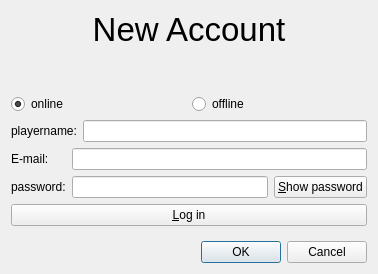
<?xml version="1.0" encoding="UTF-8"?>
<ui version="4.0">
 <class>ValidateDialog</class>
 <widget class="QDialog" name="ValidateDialog">
  <property name="geometry">
   <rect>
    <x>0</x>
    <y>0</y>
    <width>378</width>
    <height>274</height>
   </rect>
  </property>
  <property name="windowTitle">
   <string>Log in...</string>
  </property>
  <layout class="QVBoxLayout" name="verticalLayout">
   <item>
    <widget class="QLabel" name="login_label">
     <property name="font">
      <font>
       <pointsize>25</pointsize>
      </font>
     </property>
     <property name="layoutDirection">
      <enum>Qt::LeftToRight</enum>
     </property>
     <property name="text">
      <string>New Account</string>
     </property>
     <property name="alignment">
      <set>Qt::AlignCenter</set>
     </property>
    </widget>
   </item>
   <item>
    <spacer name="verticalSpacer">
     <property name="orientation">
      <enum>Qt::Vertical</enum>
     </property>
     <property name="sizeType">
      <enum>QSizePolicy::Fixed</enum>
     </property>
     <property name="sizeHint" stdset="0">
      <size>
       <width>20</width>
       <height>40</height>
      </size>
     </property>
    </spacer>
   </item>
   <item>
    <layout class="QHBoxLayout" name="horizontalLayout_2">
     <item>
      <widget class="QRadioButton" name="online_rb">
       <property name="text">
        <string>online</string>
       </property>
       <property name="checked">
        <bool>true</bool>
       </property>
      </widget>
     </item>
     <item>
      <widget class="QRadioButton" name="offline_rb">
       <property name="text">
        <string>offline</string>
       </property>
       <property name="checked">
        <bool>false</bool>
       </property>
      </widget>
     </item>
    </layout>
   </item>
   <item>
    <layout class="QHBoxLayout" name="horizontalLayout">
     <item>
      <widget class="QLabel" name="playername_label">
       <property name="text">
        <string>playername:</string>
       </property>
       <property name="buddy">
        <cstring>playername_le</cstring>
       </property>
      </widget>
     </item>
     <item>
      <widget class="QLineEdit" name="playername_le"/>
     </item>
    </layout>
   </item>
   <item>
    <layout class="QGridLayout" name="gridLayout">
     <item row="0" column="0">
      <widget class="QLabel" name="email_label">
       <property name="text">
        <string>E-mail:</string>
       </property>
       <property name="buddy">
        <cstring>email_le</cstring>
       </property>
      </widget>
     </item>
     <item row="1" column="0">
      <widget class="QLabel" name="password_label">
       <property name="text">
        <string>password:</string>
       </property>
       <property name="buddy">
        <cstring>password_le</cstring>
       </property>
      </widget>
     </item>
     <item row="1" column="1">
      <widget class="QLineEdit" name="password_le"/>
     </item>
     <item row="1" column="2">
      <widget class="QPushButton" name="showPassword_pb">
       <property name="text">
        <string>&amp;Show password</string>
       </property>
       <property name="checkable">
        <bool>true</bool>
       </property>
      </widget>
     </item>
     <item row="0" column="1" colspan="2">
      <widget class="QLineEdit" name="email_le"/>
     </item>
    </layout>
   </item>
   <item>
    <widget class="QPushButton" name="login_pb">
     <property name="text">
      <string>&amp;Log in</string>
     </property>
    </widget>
   </item>
   <item>
    <spacer name="verticalSpacer_2">
     <property name="orientation">
      <enum>Qt::Vertical</enum>
     </property>
     <property name="sizeHint" stdset="0">
      <size>
       <width>20</width>
       <height>40</height>
      </size>
     </property>
    </spacer>
   </item>
   <item>
    <widget class="QDialogButtonBox" name="buttonBox">
     <property name="orientation">
      <enum>Qt::Horizontal</enum>
     </property>
     <property name="standardButtons">
      <set>QDialogButtonBox::Cancel|QDialogButtonBox::Ok</set>
     </property>
    </widget>
   </item>
  </layout>
 </widget>
 <tabstops>
  <tabstop>online_rb</tabstop>
  <tabstop>offline_rb</tabstop>
  <tabstop>playername_le</tabstop>
  <tabstop>email_le</tabstop>
  <tabstop>password_le</tabstop>
  <tabstop>login_pb</tabstop>
  <tabstop>showPassword_pb</tabstop>
 </tabstops>
 <resources/>
 <connections>
  <connection>
   <sender>buttonBox</sender>
   <signal>accepted()</signal>
   <receiver>ValidateDialog</receiver>
   <slot>accept()</slot>
   <hints>
    <hint type="sourcelabel">
     <x>266</x>
     <y>264</y>
    </hint>
    <hint type="destinationlabel">
     <x>157</x>
     <y>176</y>
    </hint>
   </hints>
  </connection>
  <connection>
   <sender>buttonBox</sender>
   <signal>rejected()</signal>
   <receiver>ValidateDialog</receiver>
   <slot>reject()</slot>
   <hints>
    <hint type="sourcelabel">
     <x>279</x>
     <y>264</y>
    </hint>
    <hint type="destinationlabel">
     <x>279</x>
     <y>176</y>
    </hint>
   </hints>
  </connection>
 </connections>
</ui>
